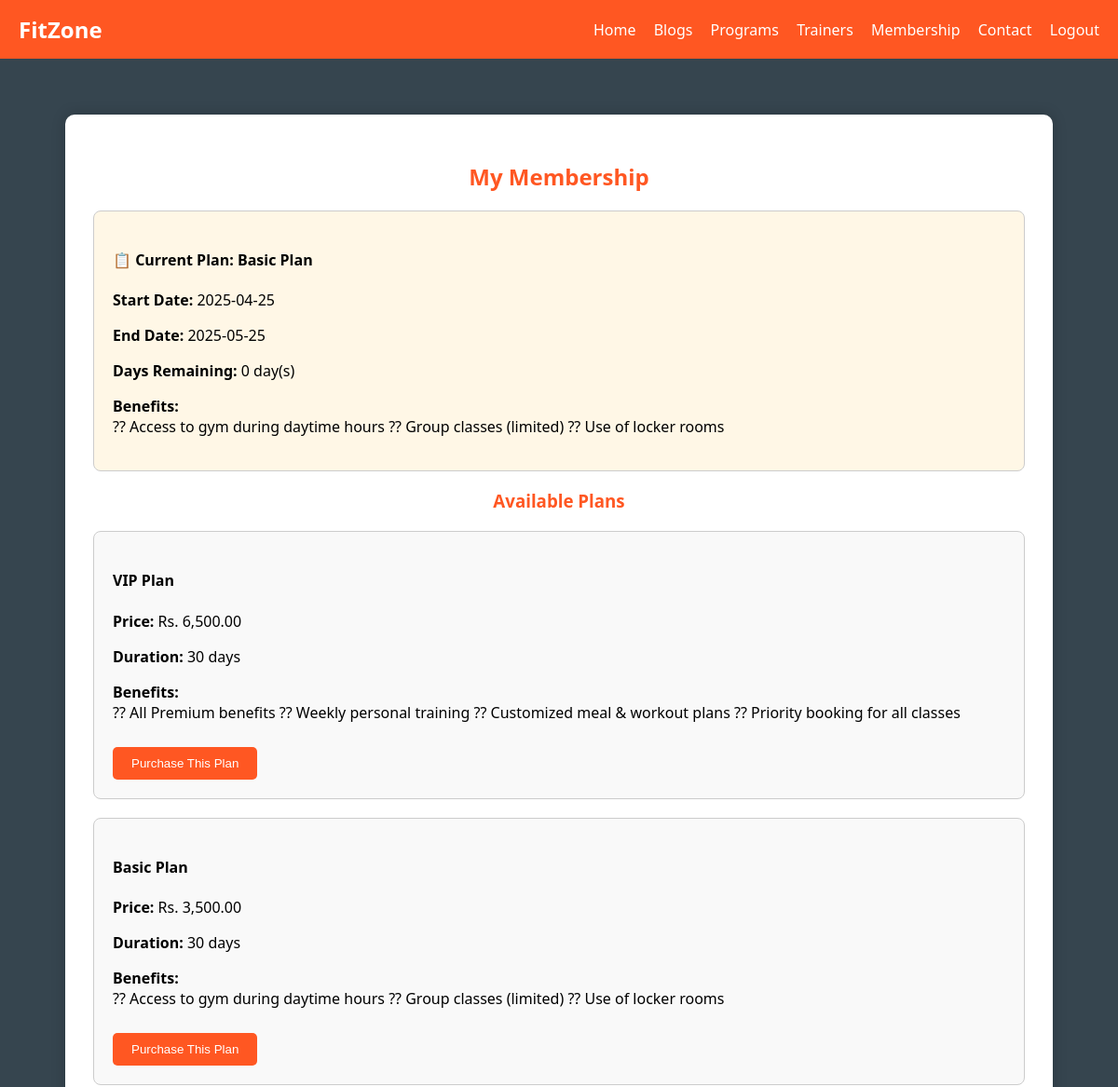
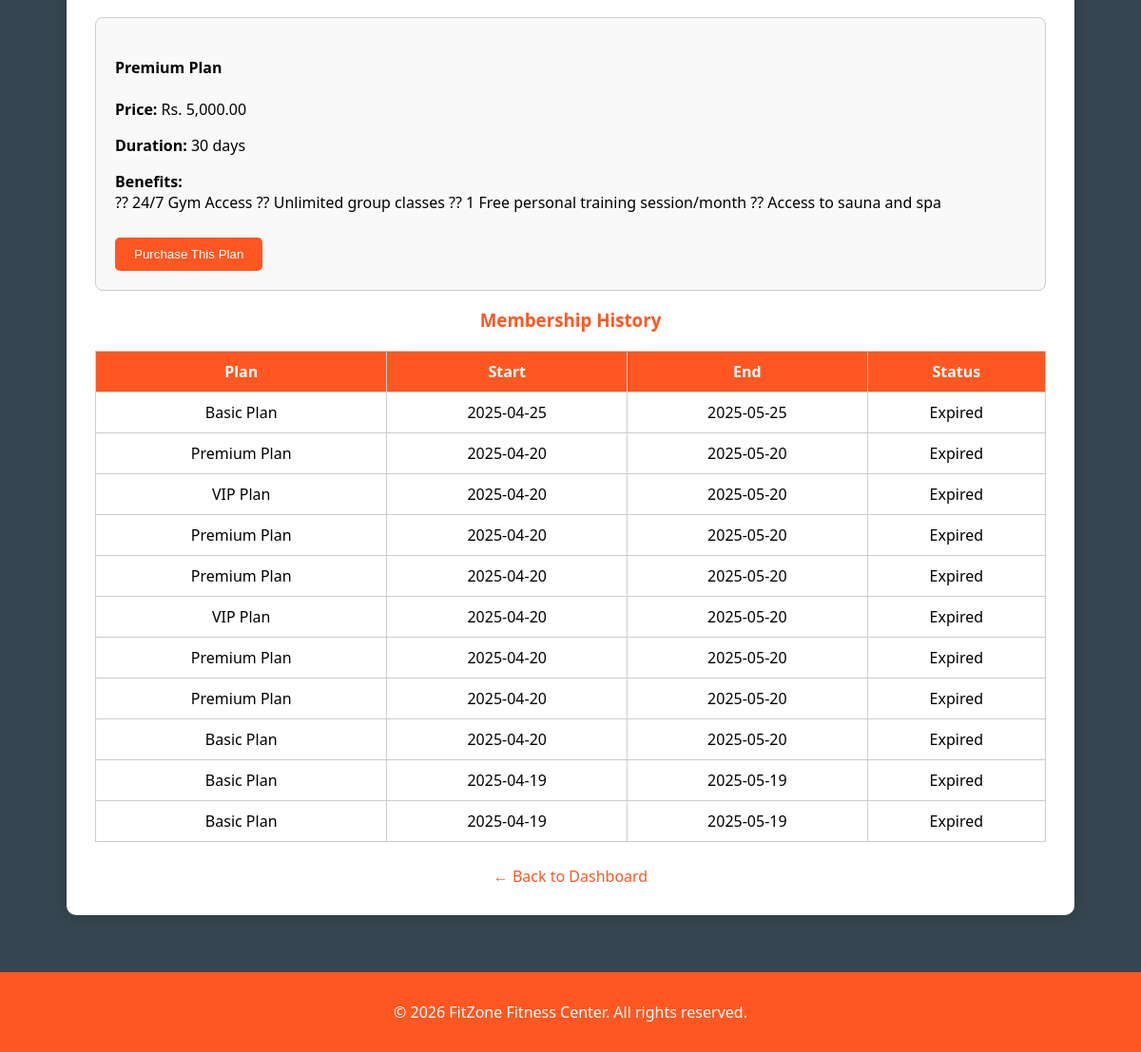
Screenshot of /Pages/view_membership.php (signed in) with the database file from the repository (2 pictures, top to bottom).
### tables this page shows
CREATE TABLE IF NOT EXISTS `memberships` (
  `Membership_ID` int NOT NULL,
  `Admission_Number` int NOT NULL,
  `Plan_ID` int NOT NULL,
  `Start_Date` date NOT NULL,
  `End_Date` date NOT NULL,
  PRIMARY KEY (`Membership_ID`)
);

CREATE TABLE IF NOT EXISTS `membership_plans` (
  `Plan_ID` int NOT NULL,
  `Plan_Name` varchar(100) NOT NULL,
  `Price` decimal(10,2) NOT NULL,
  `Duration_Days` int NOT NULL,
  `Benefits` text NOT NULL,
  PRIMARY KEY (`Plan_ID`)
);

### Pages/view_membership.php (the view, shortened to what this page needs)
<?php
$conn = new mysqli("localhost", "root", "", "fitzone1");
$user_id = $_SESSION["user_id"];
$check = $conn->prepare("SELECT mp.*, m.Start_Date, m.End_Date
                         FROM memberships m
                         JOIN membership_plans mp ON mp.Plan_ID = m.Plan_ID
                         WHERE m.Admission_Number = ?
                         ORDER BY m.End_Date DESC LIMIT 1");
$check->bind_param("i", $user_id);
$check->execute();
$membership_result = $check->get_result();
$current_membership = $membership_result->fetch_assoc();
$plans = $conn->query("SELECT * FROM membership_plans");
?>
<!DOCTYPE html>
<html lang="en">
<head>
</head>
<body>
<div class="navbar">
  <div class="logo">FitZone</div>
  <div>
    <a href="index.php">Home</a>
    <a href="blog.php">Blogs</a>
    <a href="programs.php">Programs</a>
    <a href="trainers.php">Trainers</a>
    <a href="membership.php">Membership</a>
    <a href="contact.php">Contact</a>
    <a href="logout.php">Logout</a>
  </div>
</div>
<div class="container">
  <h2>My Membership</h2>
  <?php if ($current_membership): ?>
    <?php
      $today = date("Y-m-d");
      $end = $current_membership['End_Date'];
      $remaining_days = max(0, floor((strtotime($end) - strtotime($today)) / (60 * 60 * 24)));
    ?>
    <div class="plan current">
      <h4>📋 Current Plan: <?php echo htmlspecialchars($current_membership['Plan_Name']); ?></h4>
      <p><strong>Start Date:</strong> <?php echo $current_membership['Start_Date']; ?></p>
      <p><strong>End Date:</strong> <?php echo $end; ?></p>
      <p><strong>Days Remaining:</strong> <?php echo $remaining_days; ?> day(s)</p>
      <p><strong>Benefits:</strong><br><?php echo nl2br($current_membership['Benefits']); ?></p>
    </div>
  <?php else: ?>
    <p class="message">You have not purchased any membership plan yet.</p>
  <?php endif; ?>
  <h3>Available Plans</h3>
  <?php while ($plan = $plans->fetch_assoc()): ?>
    <div class="plan">
      <h4><?php echo htmlspecialchars($plan['Plan_Name']); ?></h4>
      <p><strong>Price:</strong> Rs. <?php echo number_format($plan['Price'], 2); ?></p>
      <p><strong>Duration:</strong> <?php echo $plan['Duration_Days']; ?> days</p>
      <p><strong>Benefits:</strong><br><?php echo nl2br($plan['Benefits']); ?></p>
      <form method="POST" onsubmit="return confirmPayment('<?php echo addslashes($plan['Plan_Name']); ?>', '<?php echo $plan['Price']; ?>')">
        <button type="submit" name="purchase_plan" class="btn">Purchase This Plan</button>
      </form>
    </div>
  <?php endwhile; ?>
  <h3>Membership History</h3>
  <table>
    <tr>
      <th>Plan</th>
      <th>Start</th>
      <th>End</th>
      <th>Status</th>
    </tr>
    <?php
    $today = date("Y-m-d");
    $history_stmt = $conn->prepare("SELECT mp.Plan_Name, m.Start_Date, m.End_Date
                                    FROM memberships m
                                    JOIN membership_plans mp ON mp.Plan_ID = m.Plan_ID
                                    WHERE m.Admission_Number = ?
                                    ORDER BY m.End_Date DESC");
    $history_stmt->bind_param("i", $user_id);
    $history_stmt->execute();
    $history_result = $history_stmt->get_result();
    while ($mem = $history_result->fetch_assoc()):
      $status = (strtotime($mem['End_Date']) >= strtotime($today)) ? "Active" : "Expired";
    ?>
      <tr>
        <td><?php echo htmlspecialchars($mem['Plan_Name']); ?></td>
        <td><?php echo $mem['Start_Date']; ?></td>
        <td><?php echo $mem['End_Date']; ?></td>
        <td><?php echo $status; ?></td>
      </tr>
    <?php endwhile; ?>
  </table>
  <div class="back">
    <a href="customer_dashboard.php">← Back to Dashboard</a>
  </div>
</div>
<div class="footer">
  <p>&copy; <?php echo date("Y"); ?> FitZone Fitness Center. All rights reserved.</p>
</div>
</body>
</html>

### Pages/view_membership.php (style rules this page uses)
body { font-family: 'Segoe UI', sans-serif; margin: 0; background-color: #36454F; }
.navbar { background-color: #ff5722; padding: 15px 20px; display: flex; justify-content: space-between; align-items: center; color: white; }
.navbar .logo { font-weight: bold; font-size: 24px; }
.navbar a { color: white; margin-left: 15px; text-decoration: none; font-size: 16px; }
.container { max-width: 1000px; margin: 60px auto; background: white; padding: 30px; border-radius: 10px; box-shadow: 0 0 15px rgba(0,0,0,0.2); }
h2, h3 { text-align: center; color: #ff5722; }
.plan { border: 1px solid #ccc; padding: 20px; border-radius: 8px; margin-top: 20px; background-color: #f9f9f9; }
.current { background-color: #fff7e6; }
.btn { padding: 10px 20px; background-color: #ff5722; color: white; border: none; border-radius: 5px; margin-top: 10px; cursor: pointer; }
table { width: 100%; border-collapse: collapse; margin-top: 20px; }
th, td { padding: 10px; border: 1px solid #ccc; text-align: center; }
th { background-color: #ff5722; color: white; }
.back { text-align: center; margin-top: 25px; }
.back a { color: #ff5722; text-decoration: none; }
.footer { background-color: #ff5722; color: white; text-align: center; padding: 15px 0; margin-top: 60px; }

### rows the page displays
memberships: Plan_ID.Plan_Name "Basic Plan", Start_Date "2025-04-25", End_Date "2025-05-25", End_Date "0", Plan_ID.Benefits "?? Access to gym during daytime hours ?? Group classes (limited) ?? Use of locker rooms"
membership_plans: Plan_Name "VIP Plan", Price "6,500.00", Duration_Days "30", Benefits "?? All Premium benefits ?? Weekly personal training ?? Customized meal & workout plans ?? Priority booking for all classes"
membership_plans: Plan_Name "Basic Plan", Price "3,500.00", Duration_Days "30", Benefits "?? Access to gym during daytime hours ?? Group classes (limited) ?? Use of locker rooms"
membership_plans: Plan_Name "Premium Plan", Price "5,000.00", Duration_Days "30", Benefits "?? 24/7 Gym Access ?? Unlimited group classes ?? 1 Free personal training session/month ?? Access to sauna and spa"

### other values shown
$mem['Plan_Name'] "Basic Plan"
$mem['Start_Date'] "2025-04-25"
$mem['End_Date'] "2025-05-25"
$mem['Plan_Name'] "Premium Plan"
$mem['Start_Date'] "2025-04-20"
$mem['End_Date'] "2025-05-20"
$mem['Plan_Name'] "VIP Plan"
$mem['Start_Date'] "2025-04-19"
$mem['End_Date'] "2025-05-19"
